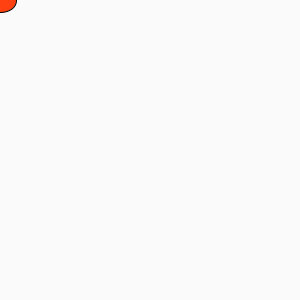
Frame 1 (no input)
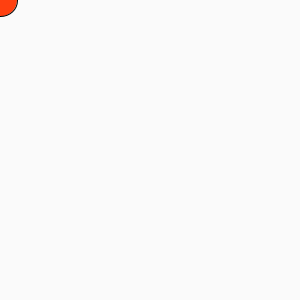
Frame 60 (the mouse pressed at the canvas centre just before this capture)
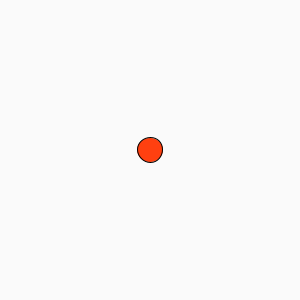
Frame 120 (the mouse held since frame 60 and released just before this capture)

The Processing sketch that drew these frames (run headless with seeded random() and noise(); from frame 60 on, the mouse is pressed at the canvas centre):

// Processing sketch: test
// ── test.pde
void setup () {
    size(300,300);
}

void draw () {
 background(250);
 fill(255,64,16);
 ellipse(mouseX,mouseY,random(20,40),random(20,40));
}

void mouseClicked() {
 println(mouseX,mouseY);
}
